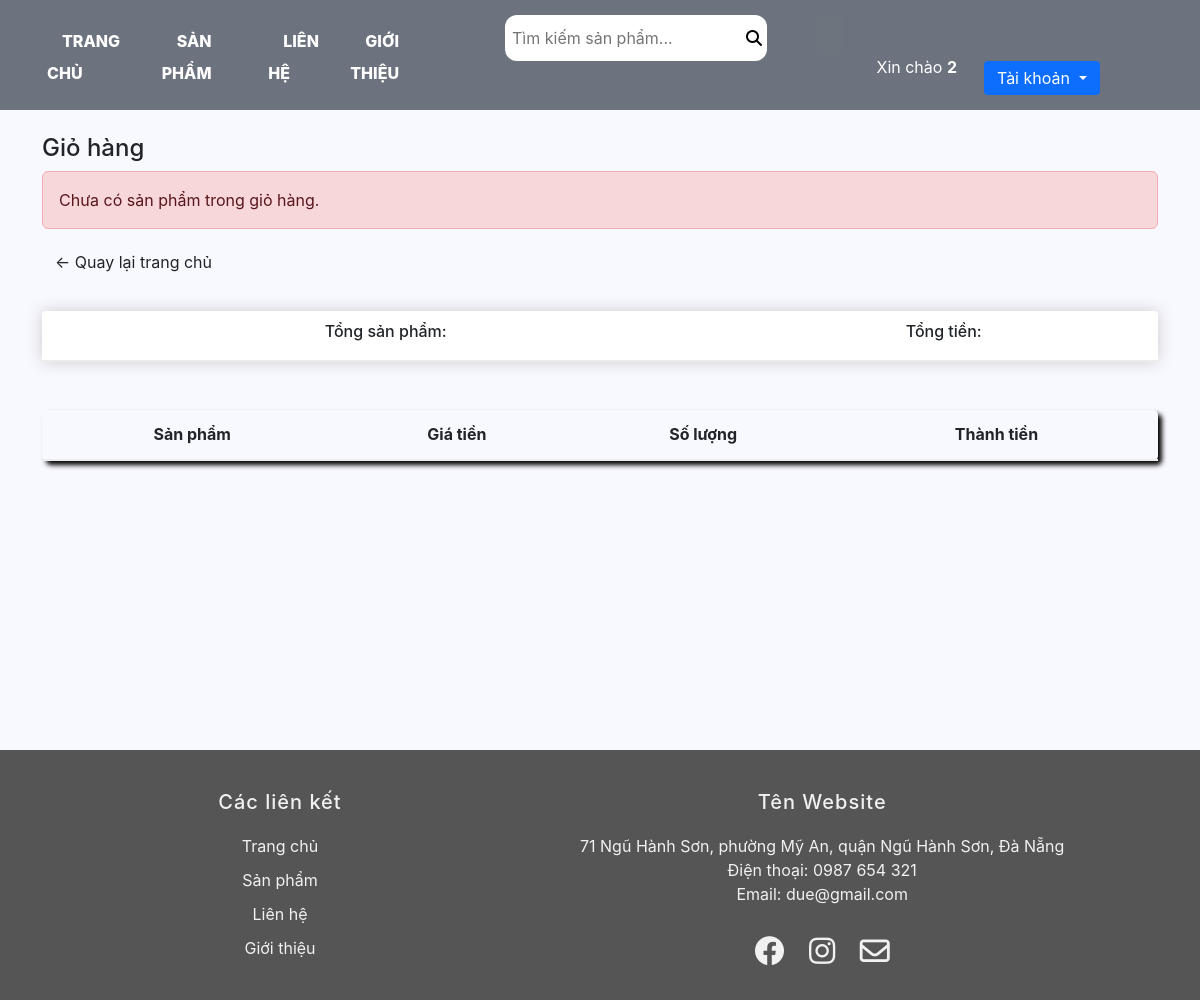
Page /show_cart/ (signed in) on the earlier database version.
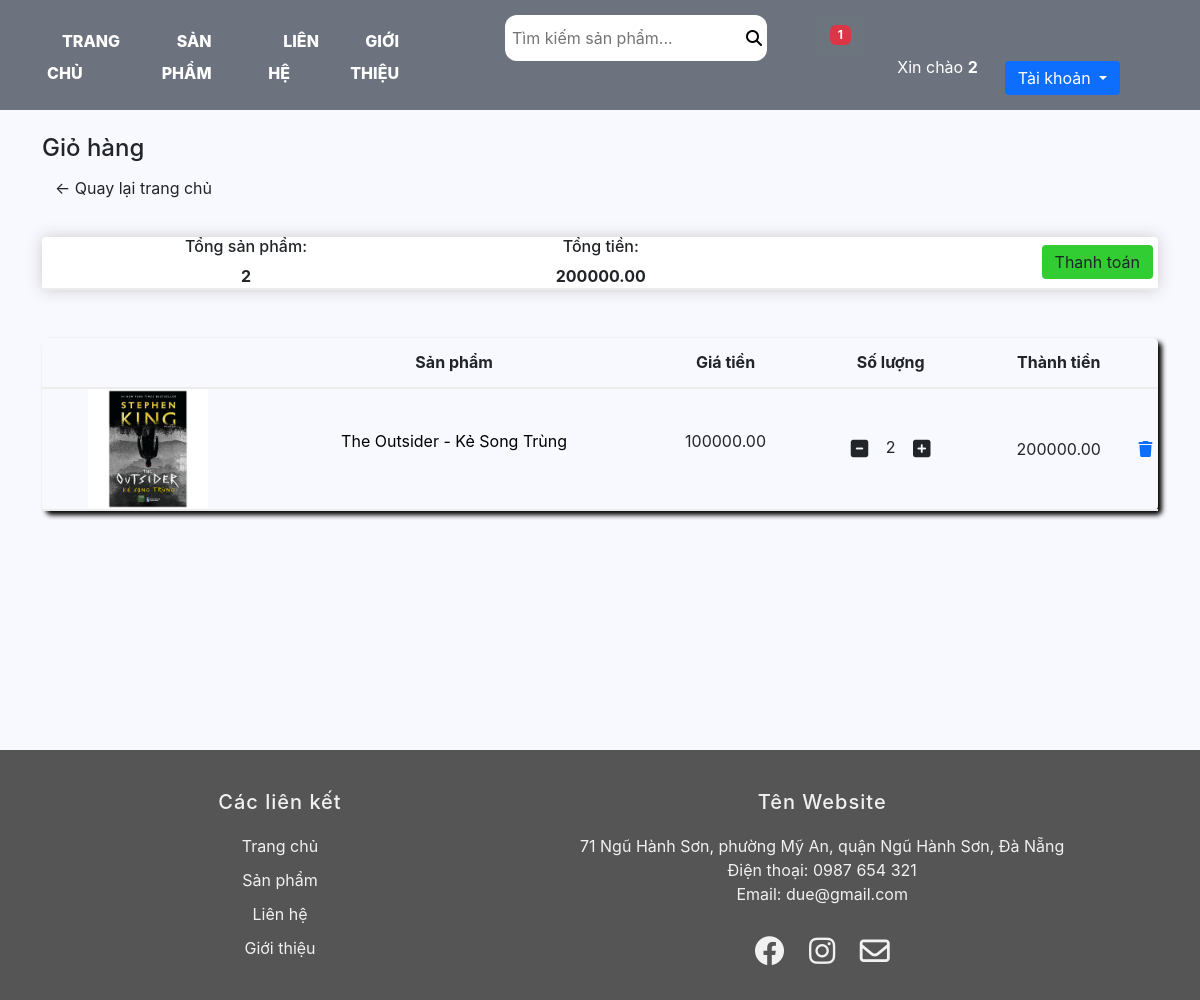
Same page on the later database version.
### order/models.py (models this page shows)
class Order(models.Model):
    status_choices = (
        (1, "Cart"),
        (2, "Ordered"),
        (3, "Cancelled"),
    )
    total_price = models.FloatField(default=0)
    quantity = models.PositiveIntegerField(default=0)
    user = models.ForeignKey(Users, related_name='users', on_delete=models.CASCADE, null=True, blank=True)
    status = models.IntegerField(choices=status_choices, default=1)
    datetime = models.DateTimeField(null=True, blank=True)

class Order_detail(models.Model):
    order = models.ForeignKey(Order, related_name='order',on_delete=models.CASCADE)
    product = models.ForeignKey('product.Product', related_name='product_pr',on_delete=models.CASCADE)
    quantity = models.PositiveIntegerField(default=1)
    def total(sefl):
        return sefl.quantity*sefl.product.discount_cost()

### product/models.py (models this page shows, shortened)
class Product(models.Model):
    category = models.ForeignKey(Category, related_name='products', on_delete=models.CASCADE)
    title = models.CharField(max_length=100)
    cost = models.PositiveIntegerField(null=True, blank=True)
    quantity = models.PositiveIntegerField(null=True, blank=True)
    discount = models.DecimalField(default=0, max_digits=5, decimal_places=2)
    image = models.ImageField(upload_to='media',null=True, blank=True)
    author =  models.CharField(max_length=50,null=True, blank=True)
    pages = models.PositiveIntegerField(null=True, blank=True)
    publisher = models.CharField(max_length=100,null=True, blank=True)
    description = models.TextField(null=True, blank=True)
    def discount_cost(self):
        return self.cost*(1-(self.discount/100))

### product/views.py (the view)
# urls.py: path('show_cart/',views.show_cart, name="show_cart"),
def show_cart(request):
    if Order.objects.filter(user=request.user, status =1).exists() is False:
        context ={
            "error_message":  'Chưa có sản phẩm trong giỏ hàng.',
            "is_order": False
        }
        return render(request, 'product/cart.html', context)
    else:
        order = Order.objects.get(user=request.user, status =1)
        orderDetail = Order_detail.objects.filter(order=order)
        order.quantity = sum(obj.quantity for obj in orderDetail)
        order.total_price = sum(obj.product.discount_cost()*obj.quantity for obj in orderDetail)
        order.save()
        request.session['count_cartitem'] = orderDetail.count()
        context = {
            'orderDetail':orderDetail,
            'order':order,
            "is_order": True
        }
        return render (request, 'product/cart.html',context)

### product/templates/product/cart.html (shortened to what this page needs)
{% extends 'product/base.html' %}
{% load static %}
{% block content %}
<head>
    <link rel="stylesheet" href="https://cdnjs.cloudflare.com/ajax/libs/font-awesome/6.4.0/css/all.min.css">
    <link rel="stylesheet" href="{% static 'css/product.css' %}">
</head>
<body>
    <br>
    <h4>Giỏ hàng</h4>
    {% if error_message %}
  <div class="alert alert-danger" role="alert">
        {{ error_message }}
  </div>
    {% endif %}
    <div class="row">
		<div class="col-lg-12">
			<div class="box-element">
                <h5><a  class="btn btn-outline-dark" href="{% url 'product:index' %}">&#x2190; Quay lại trang chủ</a></h5>
                <br>
                <table class="table1">
                    <tr>
                        <th><h6>Tổng sản phẩm:</h6>{{order.quantity}}</th>
                        <th><h6>Tổng tiền:</h6>{{order.total_price}}</th>
                        {% if is_order %}
                        <th>
                            <a style ="float:right; margin:5px;background-color: limegreen;" class="btn btn success" href="{% url 'product:checkout' %}">Thanh toán</a>
                        </th>
                        {% endif %}
                    </tr>
                </table>
			</div>
            <br>
            <br>
    <table class="cart-tb">
        <tr class="table-head">
            <th></th>
            <th>Sản phẩm</th>
            <th>Giá tiền</th>
            <th>Số lượng</th>
            <th>Thành tiền</th>
            <th></th>
        </tr>
        {% for i in orderDetail %}
            <tr class="table-content">
                <td><a href ="{% url 'product:information' i.product.id %}"><img class="row-image" src="{{i.product.image.url}}"></a></td>
                <td><a href ="{% url 'product:information' i.product.id %}" style="text-decoration: None; color:black"><p>{{i.product.title}}</p></a></td>
                <td><p>{{i.product.discount_cost}}</p></td>
                <td>
                    <div class="Quantity">
                        <a class="minus-cart btn" href="{% url 'product:minus_quantity' i.id %}" ><i class="fas fa-minus-square fa-lg"></i></a>
                        <span id="quantity">{{i.quantity}}</span>
                        <a class="plus-cart btn" href="{% url 'product:plus_quantity' i.id %}" ><i class="fas fa-plus-square fa-lg"></i></a>
                    </div>
                </td>
                <td>{{i.total}}</td>
                <td><a href="{% url 'product:remove_orderDetail' i.id %}"><i class="fa-solid fa-trash"></a></i></td>
        {% endfor %}
        </tr>
    </table>
</body>
</html>
{% endblock %}

### product/templates/product/base.html (shortened to what this page needs)
<!DOCTYPE html>
{% load static%}
<html>
    <head>
      <link href="https://cdn.jsdelivr.net/npm/bootstrap@5.3.1/dist/css/bootstrap.min.css" rel="stylesheet">
      <link href='https://unpkg.com/css.gg@2.0.0/icons/css/shopping-cart.css' rel='stylesheet'>
    </head>
    <body>
    <header>
        <nav>
            <div class="content-nav">
                <ul>
                    <li><a href="{% url 'product:index' %}">Trang Chủ</a></li>
                    <li><a href="{% url 'product:product_list' %}">Sản Phẩm</a></li>
                    <li><a href="{% url 'product:contact' %}">Liên Hệ</a></li>
                    <li><a href="{% url 'product:about_us' %}">Giới Thiệu</a></li>
                </ul>
                <form style="position: relative;left:50px;" id="myForm" action="{% url 'product:search' %}" >
                    <input  type="text" name="q" placeholder="Tìm kiếm sản phẩm..." required />
                    <button type="submit"><i class="fa fa-search" aria-hidden="true"></i></button>
                </form>
            </div>
            <button type="button" class="btn btn-secondary" onclick="show_cart()"><span class="badge text-bg-danger">{{request.session.count_cartitem}}</span></button>
            <div class="user">
              {% if user.username %}
                  <p >Xin chào <b>{{user.username}}</b></p>
                  <div class="btn-group">
                    <button type="button" class="btn btn-primary dropdown-toggle" data-toggle="dropdown" aria-haspopup="true" aria-expanded="false">
                      Tài khoản
                    </button>
              {% endif %}
    </header>
        <main class="container">
                {% block content %}
                {% endblock %}
    </body>
<footer>
  <div class="col-1">
    <h5>Các liên kết</h5>
    <a href="{% url 'product:index' %}">Trang chủ</a>
    <a href="{% url 'product:product' %}">Sản phẩm</a>
    <a href="{% url 'product:contact' %}">Liên hệ</a>
    <a href="{% url 'product:about_us' %}">Giới thiệu</a>
  </div>
  <div class="'col-2">
    <h5>Tên Website</h5>
    71 Ngũ Hành Sơn, phường Mỹ An, quận Ngũ Hành Sơn, Đà Nẵng<br>
    Điện thoại: 0987 654 321<br>
    Email: due@gmail.com
    <div class="social-icons">
      <a href="https://www.google.com.vn/"><i class="fa-brands fa-facebook"></i></a>
      <a href="https://www.instagram.com/"><i class="fa-brands fa-instagram"></i></a>
      <a href="https://www.google.com.vn/"><i class="fa-regular fa-envelope"></i></a>
    </div>
  </div>
  </footer>
</html>

Differences in the rows shown:
added Order: quantity "2", total_price "200000.00"
added Order_detail: product.image (picture), product "The Outsider - Kẻ Song Trùng", product.discount_cost "100000.00", quantity "2", total "200000.00"
Other differences:
{{ request.session.count_cartitem }}: (not shown) → "1"
{{ error_message }}: "Chưa có sản phẩm trong giỏ hàng." → (not shown)
text now shown: "Thanh toán"
